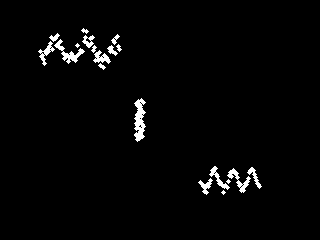
#> input picture multi_crack_projection_test_data/mask_00.png, 320 x 240 px
$ python run_backprojection.py
#> lines starting #> are read from the running program, lines starting #| are printed output that depends on the picture; after the words box and inside, x2 and y2 are one past the last pixel; in counts of white or black regions, pixels touching at a corner belong together
### backprojection.py
import numpy as np

import numpy as np

def backproject_surface_and_crack(K, depth_map, mask, T_cw):
    fx, fy = K[0, 0], K[1, 1]
    cx, cy = K[0, 2], K[1, 2]
    R_wc = T_cw[:3, :3].T
    t_wc = -R_wc @ T_cw[:3, 3]

    H, W = depth_map.shape
    points = []
    crack_flags = []

    for v in range(H):
        for u in range(W):
            z = depth_map[v, u]
            x_cam = (u - cx) * z / fx
            y_cam = (v - cy) * z / fy
            pt_cam = np.array([x_cam, y_cam, z])
            pt_world = R_wc @ pt_cam + t_wc
            points.append(pt_world)
            crack_flags.append(mask[v, u] > 0)

    return np.array(points), np.array(crack_flags, dtype=bool)

### run_backprojection.py

import numpy as np
import cv2
import os
import matplotlib.pyplot as plt
from backprojection import backproject_surface_and_crack

data_dir = "multi_crack_projection_test_data"
K = np.load(os.path.join(data_dir, "K.npy"))
#> (reads crack_projection_test_data/K.npy from the repository)
depth = np.load(os.path.join(data_dir, "depth_00.npy"))
#> (reads crack_projection_test_data/depth_00.npy from the repository)
mask = cv2.imread(os.path.join(data_dir, "mask_00.png"), cv2.IMREAD_GRAYSCALE)
#> mask: shape (240, 320); 2.2% white; 19 white regions (3 under 20 px), largest, box (x1, y1, x2, y2) and area: (134, 98, 146, 142) 327, (54, 39, 85, 64) 220, (227, 168, 251, 193) 180
T_cw = np.load(os.path.join(data_dir, "Tcw_00.npy"))
#> (reads crack_projection_test_data/Tcw_00.npy from the repository)

points, is_crack = backproject_surface_and_crack(K, depth, mask, T_cw)
#> after the loop in backproject_surface_and_crack, `for v in range(H):`: crack_flags = 76800 items

fig = plt.figure(figsize=(10, 8))
ax = fig.add_subplot(111, projection='3d')
ax.scatter(points[~is_crack, 0], points[~is_crack, 1], points[~is_crack, 2], s=0.5, c='gray', alpha=0.3)
ax.scatter(points[is_crack, 0], points[is_crack, 1], points[is_crack, 2], s=1.5, c='red', label='Crack')
ax.set_title("3D Projection of Slab Surface with Crack Overlay")
ax.set_xlabel("X"); ax.set_ylabel("Y"); ax.set_zlabel("Z")
ax.legend()
plt.tight_layout()
plt.show()
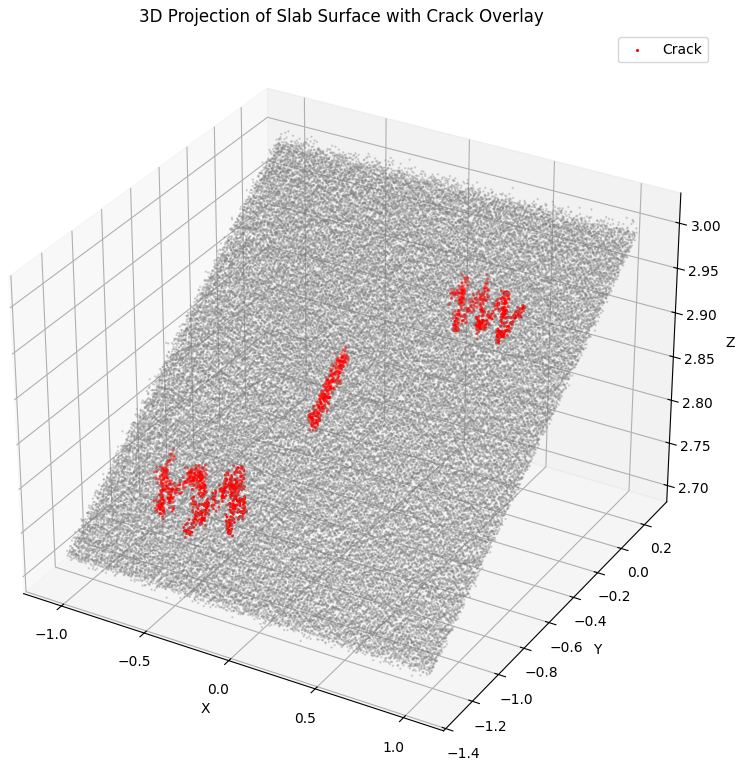
#> figure drawn by matplotlib, 1 panel
